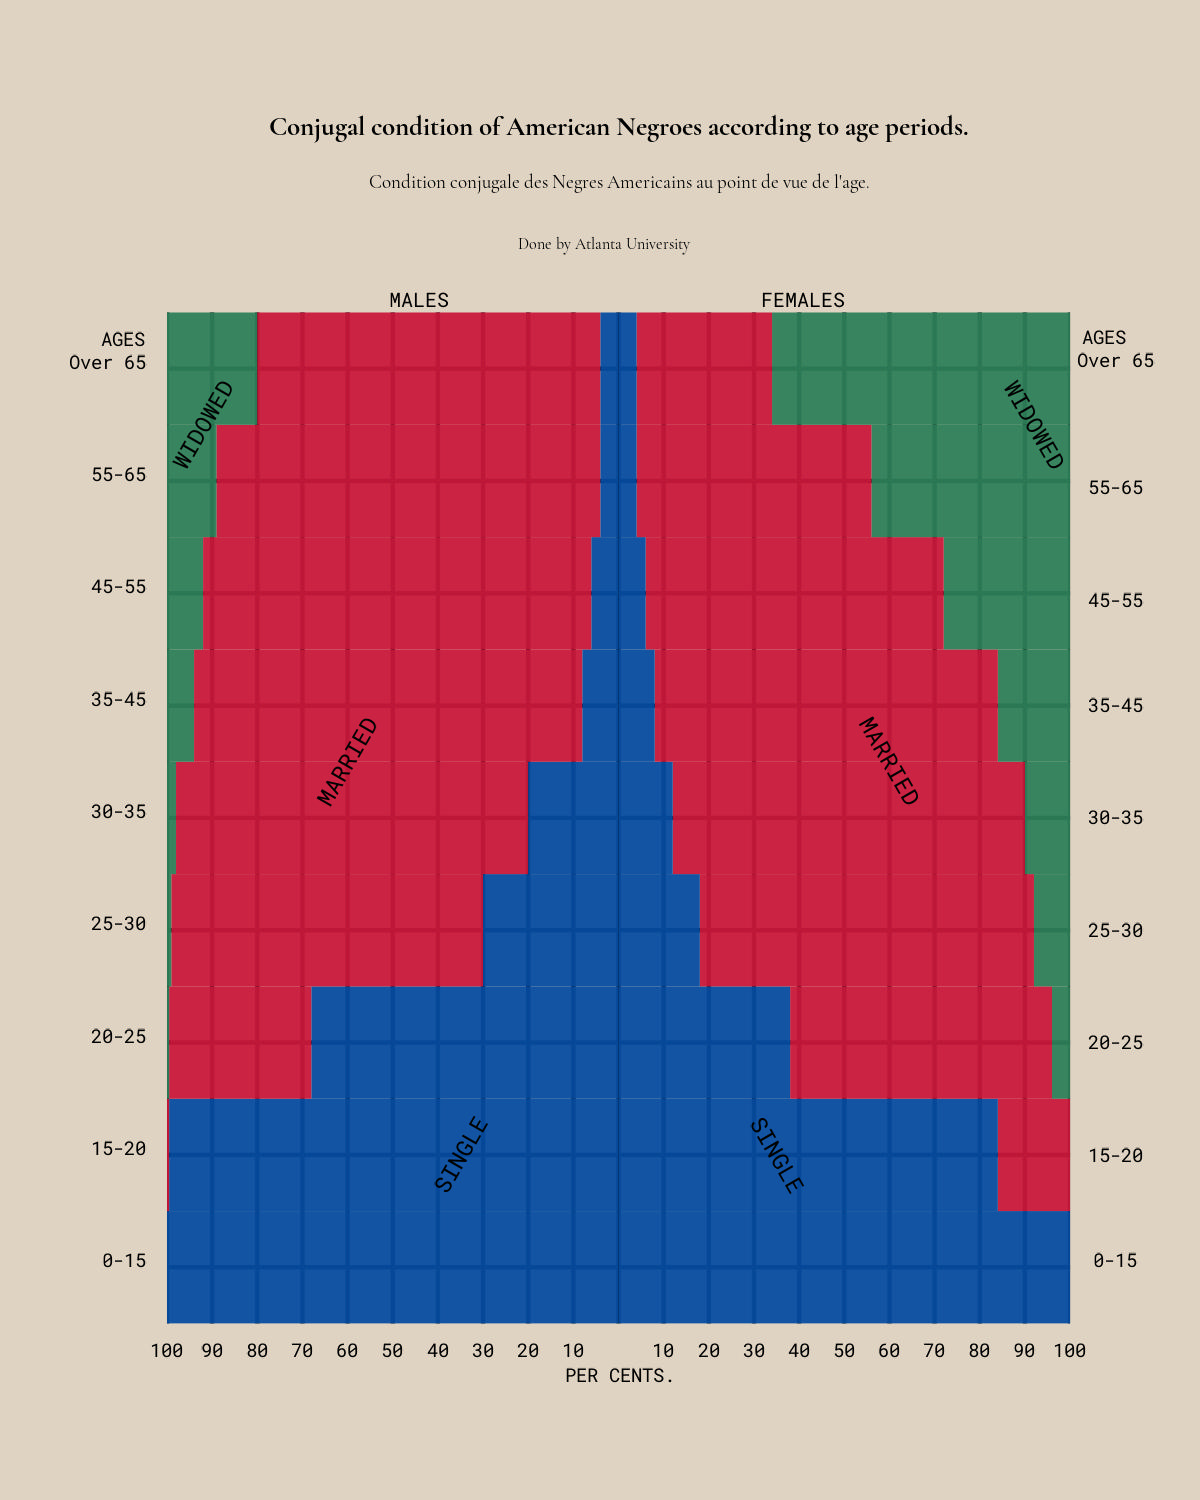

Write R code to recreate this figure.
library(tidyverse)
library(showtext)
library(cowplot)

# load data
df <- readr::read_csv("2022/data/07.csv")

# load fonts
font_add_google(name = "Space Mono", family = "space")
font_add_google(name = "Cormorant Garamond", family = "corgar")
showtext_auto()

# prep data
plot_data <- df %>% 
  pivot_longer(cols = 3:5, names_to = "status", values_to = "perc") %>% 
  mutate(new_perc = perc* c(1, -1)[(as.numeric(Gender == "Male")+1)]) %>%  
  unite(col = "new_status", c(Gender, status), sep="-") %>% 
  mutate(new_status_f = factor(new_status, 
                               levels = c("Male-Widowed", "Male-Married", "Male-Single", 
                                          "Female-Widowed", "Female-Married", "Female-Single")))
# text df
text_df_left = tibble(x = c(-92, -60, -35), 
                      y = c(8.5, 5.5, 2), 
                      label = c("WIDOWED", "MARRIED", "SINGLE"))

text_df_right = tibble(x = c(92, 60, 35), 
                       y = c(8.5, 5.5, 2), 
                       label = c("WIDOWED", "MARRIED", "SINGLE"))

# plot
p <- ggplot() +
  geom_col(data = plot_data, mapping = aes(x = new_perc, y = Group, fill = new_status_f), width = 1, alpha = 0.94) +
  geom_text(data = text_df_left, mapping = aes(x = x, y = y, label = label), family = "roboto", angle = 60, size = 6) +
  geom_text(data = text_df_right, mapping = aes(x = x, y = y, label = label), family = "roboto", angle = -60, size = 6) +
  coord_cartesian(expand = F) +
  scale_x_continuous(breaks = c(seq(-100, 100, 10)), labels = c(seq(100, 10, -10), "", seq(10, 100, 10))) +
  labs(title = "Conjugal condition of American Negroes according to age periods.", 
       subtitle = "Condition conjugale des Negres Americains au point de vue de l'age.",
       x = "PER CENTS.", 
       y = "AGES", 
       tag = "Done by Atlanta University") +
  scale_fill_manual(values = c("Male-Widowed" = "#2e8059", "Male-Married"="#ca183b", "Male-Single" = "#064da1", 
                               "Female-Single" = "#064da1", "Female-Married"="#ca183b", "Female-Widowed"="#2e8059")) +
  theme(plot.background = element_rect(fill = "#dfd3c2", colour="#dfd3c2"),
        panel.background = element_rect(fill = "#dfd3c2", colour="#dfd3c2"),
        legend.position = "none", 
        axis.ticks = element_blank(),
        panel.grid.minor = element_blank(),
        panel.grid.major = element_line(colour = "black"),
        plot.margin = unit(c(1, 1.1, 1, 0.1), "cm"),
        plot.title = element_text(colour = "black", size=20, face = "bold", hjust = 0.5, family="corgar", 
                                  margin = margin(0, 0, 10, 0)), 
        plot.subtitle = element_text(colour = "black", size=14, hjust = 0.5, family="corgar", 
                                     margin = margin(0, 0, 30, 0)), 
        plot.tag = element_text(colour = "black", size=12, hjust = 0.5, family="corgar"), 
        plot.tag.position = c(0.56, 0.9),
        axis.text.x = element_text(colour = "black", size=14, hjust = 0.5, family="roboto"), 
        axis.text.y = element_text(colour = "black", size=14, vjust = 0, family="roboto"), 
        axis.title.x = element_text(colour = "black", size=14, family="roboto"),
        axis.title.y = element_text(colour = "black", size=14, angle = 0, hjust = 110, vjust = 0.98, family="roboto"))
p

# add labels
q <- ggdraw() +
  draw_plot(p) +
  draw_label("MALES", x = 0.35, y = 0.80, colour = "black", size=15, fontfamily="roboto") +
  draw_label("FEMALES", x = 0.67, y = 0.80, colour = "black", size=15, fontfamily="roboto") + 
  draw_label("0-15", x = 0.93, y = 0.16, colour = "black", size=14, fontfamily="roboto", hjust = 0.5) +
  draw_label("15-20", x = 0.93, y = 0.23, colour = "black", size=14, fontfamily="roboto", hjust = 0.5) +
  draw_label("20-25", x = 0.93, y = 0.305, colour = "black", size=14, fontfamily="roboto", hjust = 0.5) +
  draw_label("25-30", x = 0.93, y = 0.38, colour = "black", size=14, fontfamily="roboto", hjust = 0.5) +
  draw_label("30-35", x = 0.93, y = 0.455, colour = "black", size=14, fontfamily="roboto", hjust = 0.5) +
  draw_label("35-45", x = 0.93, y = 0.53, colour = "black", size=14, fontfamily="roboto", hjust = 0.5) +
  draw_label("45-55", x = 0.93, y = 0.60, colour = "black", size=14, fontfamily="roboto", hjust = 0.5) +
  draw_label("55-65", x = 0.93, y = 0.675, colour = "black", size=14, fontfamily="roboto", hjust = 0.5) +
  draw_label("Over 65", x = 0.93, y = 0.76, colour = "black", size=14, fontfamily="roboto", hjust = 0.5) +
  draw_label("AGES", x = 0.92, y = 0.775, colour = "black", size=14, fontfamily="roboto", hjust = 0.5) 
q

ggsave(q, filename = "2022/2022-02-15/20220215.jpg", height = 5, width = 4, unit = "in")
